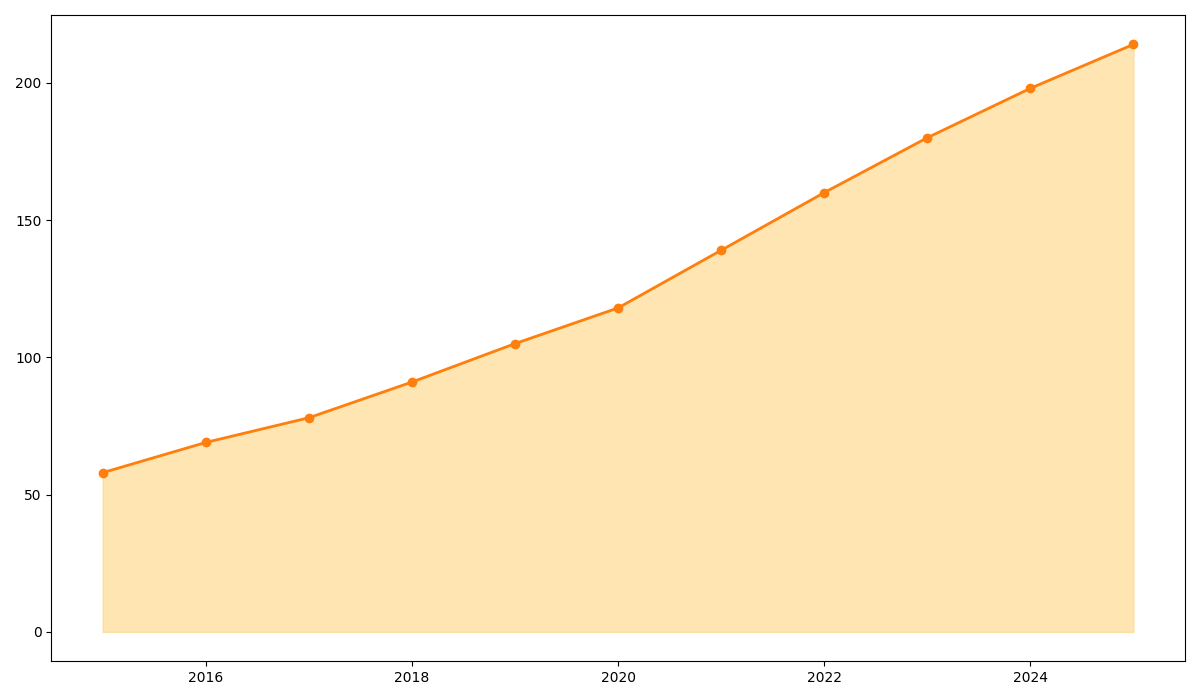

Write the Python code that produced this figure.
import matplotlib.pyplot as plt
import numpy as np

years = np.arange(2015, 2026)
battle_royale = np.array([5, 7, 10, 15, 20, 25, 35, 45, 55, 60, 65])
MOBA = np.array([20, 23, 25, 27, 30, 32, 35, 38, 40, 45, 48])
FPS = np.array([15, 18, 20, 22, 23, 25, 28, 30, 33, 36, 40])
sports = np.array([10, 12, 13, 15, 18, 20, 23, 27, 30, 33, 35])
strategy = np.array([8, 9, 10, 12, 14, 16, 18, 20, 22, 24, 26])

total_engagement = battle_royale + MOBA + FPS + sports + strategy

fig, ax = plt.subplots(figsize=(12, 7))

ax.plot(years, total_engagement, marker='o', color='#ff7f0e', linestyle='-', linewidth=2)
ax.fill_between(years, 0, total_engagement, color='#ffcc66', alpha=0.5)

plt.tight_layout()
plt.show()
